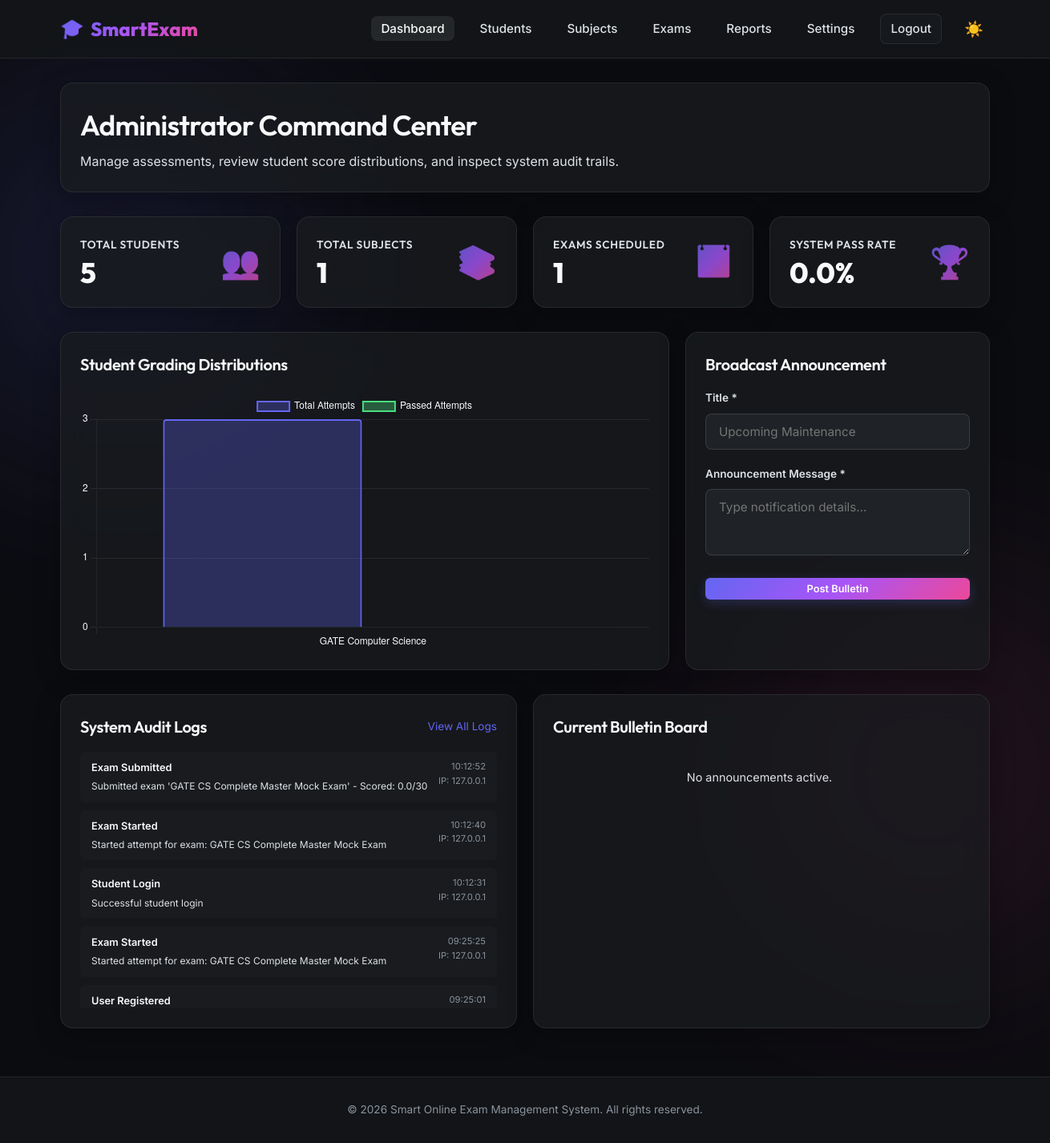
The page /admin/dashboard (signed in) on the database its author committed.
### models/logger.py (models this page shows)
class SystemLog(db.Model):
    __tablename__ = 'logs'
    id = db.Column(db.Integer, primary_key=True)
    user_id = db.Column(db.Integer, db.ForeignKey('users.id', ondelete='SET NULL'), nullable=True)
    action = db.Column(db.String(255), nullable=False)
    timestamp = db.Column(db.DateTime, default=datetime.utcnow)
    ip_address = db.Column(db.String(45), nullable=True)
    details = db.Column(db.Text, nullable=True)

### routes/admin.py (the view)
@admin_bp.route('/dashboard')
@admin_required
def dashboard():
    total_students = Student.query.count()
    total_subjects = Subject.query.count()
    total_exams = Exam.query.count()
    total_results = Result.query.count()
    passed_results = Result.query.filter_by(passed=True).count()
    pass_rate = (passed_results / total_results * 100) if total_results > 0 else 0.0
    now = datetime.utcnow()
    active_exams_count = Exam.query.filter(Exam.start_time <= now, Exam.end_time >= now).count()
    recent_logs = SystemLog.query.order_by(SystemLog.timestamp.desc()).limit(6).all()
    announcements = Announcement.query.order_by(Announcement.created_at.desc()).all()
    subject_exam_stats = db.session.query(
        Subject.name,
        func.count(Result.id),
        func.sum(func.cast(Result.passed, db.Integer))
    ).join(Exam, Exam.subject_id == Subject.id)\
     .join(StudentExam, StudentExam.exam_id == Exam.id)\
     .join(Result, Result.student_exam_id == StudentExam.id)\
     .group_by(Subject.name).all()
    chart_subjects = [row[0] for row in subject_exam_stats]
    chart_attempts = [int(row[1]) for row in subject_exam_stats]
    chart_passes = [int(row[2]) if row[2] else 0 for row in subject_exam_stats]
    return render_template(
        'admin/dashboard.html',
        total_students=total_students,
        total_subjects=total_subjects,
        total_exams=total_exams,
        pass_rate=round(pass_rate, 1),
        active_exams_count=active_exams_count,
        recent_logs=recent_logs,
        announcements=announcements,
        chart_subjects=chart_subjects,
        chart_attempts=chart_attempts,
        chart_passes=chart_passes
    )

### routes/auth.py (called while the page is built)
def admin_required(f):
    @functools.wraps(f)
    def decorated_function(*args, **kwargs):
        if 'user_id' not in session or session.get('role') != 'admin':
            flash('Unauthorized access. Admin privileges required.', 'danger')
            return redirect(url_for('auth.login'))
        user = db.session.get(User, session['user_id'])
        if not user or user.status != 'active':
            session.clear()
            flash('Your account has been deactivated.', 'danger')
            return redirect(url_for('auth.login'))
        g.user = user
        return f(*args, **kwargs)
    return decorated_function

@auth_bp.app_context_processor
def inject_user():
    user = None
    if 'user_id' in session:
        user = db.session.get(User, session['user_id'])
    return dict(current_user=user)

### templates/admin/dashboard.html (shortened to what this page needs)
{% extends 'base.html' %}
{% block content %}
<div style="animation: fadeInUp 0.5s ease;">
    <div class="glass-panel" style="margin-bottom: 30px;">
        <h1 style="font-size: 2.2rem; margin-bottom: 5px;">Administrator Command Center</h1>
        <p style="color: var(--text-secondary);">Manage assessments, review student score distributions, and inspect system audit trails.</p>
    </div>
    <div class="dashboard-grid">
        <div class="glass-panel metric-card">
            <div class="metric-details">
                <h3>Total Students</h3>
                <div class="value">{{ total_students }}</div>
            </div>
            <div class="metric-icon">👥</div>
        </div>
        <div class="glass-panel metric-card">
            <div class="metric-details">
                <h3>Total Subjects</h3>
                <div class="value">{{ total_subjects }}</div>
            </div>
            <div class="metric-icon">📚</div>
        </div>
        <div class="glass-panel metric-card">
            <div class="metric-details">
                <h3>Exams Scheduled</h3>
                <div class="value">{{ total_exams }}</div>
            </div>
            <div class="metric-icon">📅</div>
        </div>
        <div class="glass-panel metric-card">
            <div class="metric-details">
                <h3>System Pass Rate</h3>
                <div class="value">{{ pass_rate }}%</div>
            </div>
            <div class="metric-icon">🏆</div>
        </div>
    </div>
    <div class="charts-grid">
        <div class="glass-panel">
            <h3 style="margin-bottom: 20px; font-size: 1.25rem;">Student Grading Distributions</h3>
            {% if chart_subjects %}
                <div style="position: relative; height: 320px; width: 100%;">
                    <canvas id="adminGradingChart"></canvas>
                </div>
            {% else %}
                <div style="height: 320px; display: flex; align-items: center; justify-content: center; color: var(--text-secondary);">
                    No exam attempts compiled to generate grading statistics.
                </div>
            {% endif %}
        </div>
        <div class="glass-panel" style="display: flex; flex-direction: column; justify-content: space-between;">
            <div>
                <h3 style="margin-bottom: 15px; font-size: 1.25rem;">Broadcast Announcement</h3>
                <form action="{{ url_for('admin.add_announcement') }}" method="POST">
                    <div class="form-group">
                        <label for="title">Title *</label>
                        <input type="text" id="title" name="title" class="form-control" placeholder="Upcoming Maintenance" required>
                    </div>
                    <div class="form-group">
                        <label for="content">Announcement Message *</label>
                        <textarea id="content" name="content" class="form-control" rows="3" placeholder="Type notification details..." required></textarea>
                    </div>
                    <button type="submit" class="btn btn-primary btn-sm" style="width: 100%;">Post Bulletin</button>
                </form>
            </div>
        </div>
    </div>
    <div style="display: grid; grid-template-columns: 1fr 1fr; gap: 20px; margin-bottom: 30px;">
        <div class="glass-panel">
            <div style="display: flex; justify-content: space-between; align-items: center; margin-bottom: 15px;">
                <h3 style="font-size: 1.25rem;">System Audit Logs</h3>
                <a href="{{ url_for('admin.logs') }}" style="font-size: 0.85rem; color: var(--primary); text-decoration: none;">View All Logs</a>
            </div>
            <div style="display: flex; flex-direction: column; gap: 10px; max-height: 320px; overflow-y: auto;">
                {% for log in recent_logs %}
                    <div style="padding: 10px 14px; background: rgba(255, 255, 255, 0.02); border-radius: 6px; font-size: 0.8rem; display: flex; justify-content: space-between; align-items: flex-start; gap: 10px;">
                        <div>
                            <span style="font-weight: 600; color: var(--text-primary);">{{ log.action }}</span>
                            <div style="color: var(--text-secondary); margin-top: 3px; font-size: 0.75rem;">{{ log.details or '' }}</div>
                        </div>
                        <div style="text-align: right; color: var(--text-muted); font-size: 0.7rem; white-space: nowrap;">
                            <div>{{ log.timestamp.strftime('%H:%M:%S') }}</div>
                            <div>IP: {{ log.ip_address or 'unknown' }}</div>
                        </div>
                    </div>
                {% else %}
                    <p style="color: var(--text-secondary); text-align: center; padding: 20px 0;">No activities logged yet.</p>
                {% endfor %}
            </div>
        </div>
        <div class="glass-panel">
            <h3 style="margin-bottom: 15px; font-size: 1.25rem;">Current Bulletin Board</h3>
            <div style="display: flex; flex-direction: column; gap: 12px; max-height: 320px; overflow-y: auto; padding-right: 5px;">
                {% for a in announcements %}
                    <div style="padding: 12px; background: rgba(255, 255, 255, 0.02); border-left: 3px solid var(--primary); border-radius: 4px; display: flex; justify-content: space-between; align-items: flex-start; gap: 10px;">
                        <div style="flex-grow: 1;">
                            <h4 style="font-size: 0.95rem; margin-bottom: 4px;">{{ a.title }}</h4>
                            <p style="font-size: 0.85rem; color: var(--text-secondary); margin-bottom: 6px;">{{ a.content }}</p>
                            <small style="font-size: 0.75rem; color: var(--text-muted);">Posted on {{ a.created_at.strftime('%Y-%m-%d %H:%M') }}</small>
                        </div>
                        <form action="{{ url_for('admin.delete_announcement', a_id=a.id) }}" method="POST">
                            <button type="submit" style="background: transparent; border: none; color: var(--danger); cursor: pointer; font-size: 1.1rem;" onclick="return confirm('Remove announcement?');">&times;</button>
                        </form>
                    </div>
                {% else %}
                    <p style="color: var(--text-secondary); font-size: 0.9rem; text-align: center; padding: 20px 0;">No announcements active.</p>
                {% endfor %}
            </div>
        </div>
    </div>
</div>
{% endblock %}
{% block extra_js %}
<script>
    document.addEventListener('DOMContentLoaded', () => {
        {% if chart_subjects %}
        const ctx = document.getElementById('adminGradingChart').getContext('2d');
        const subjects = {{ chart_subjects|tojson }};
        const attempts = {{ chart_attempts|tojson }};
        const passes = {{ chart_passes|tojson }};
        const isLight = document.documentElement.classList.contains('light-mode');
        const textColor = isLight ? '#0f172a' : '#f8fafc';
        const gridColor = isLight ? 'rgba(0, 0, 0, 0.08)' : 'rgba(255, 255, 255, 0.08)';
        const successBorderColor = isLight ? '#16a34a' : '#4ade80';
        const successBgColor = isLight ? 'rgba(22, 163, 74, 0.35)' : 'rgba(74, 222, 128, 0.35)';
        new Chart(ctx, {
            type: 'bar',
            data: {
                labels: subjects,
                datasets: [
                    {
                        label: 'Total Attempts',
                        data: attempts,
                        backgroundColor: 'rgba(99, 102, 241, 0.3)',
                        borderColor: '#6366f1',
                        borderWidth: 2,
                        borderRadius: 4
                    },
                    {
                        label: 'Passed Attempts',
                        data: passes,
                        backgroundColor: successBgColor,
                        borderColor: successBorderColor,
                        borderWidth: 2,
                        borderRadius: 4
                    }
                ]
            },
            options: {
                responsive: true,
                maintainAspectRatio: false,
                plugins: {
                    legend: { labels: { color: textColor } }
                },
                scales: {
                    x: {
                        ticks: { color: textColor },
                        grid: { color: gridColor }
                    },
                    y: {
                        beginAtZero: true,
                        ticks: { color: textColor, stepSize: 1 },
                        grid: { color: gridColor }
                    }
                }
            }
        });
        {% endif %}
    });
</script>
{% endblock %}

### static/css/style.css (style rules this page uses)
:root { --bg-gradient: #0b0c10; --bg-blob-1: rgba(99, 102, 241, 0.15); --bg-blob-2: rgba(236, 72, 153, 0.12); --glass-bg: rgba(26, 29, 32, 0.7); --glass-border: rgba(255, 255, 255, 0.08); --glass-shadow: rgba(0, 0, 0, 0.3); --text-primary: #f8f9fa; --text-secondary: #dee2e6; --text-muted: #8b949e; --primary: #6366f1; --primary-glow: rgba(99, 102, 241, 0.25); --primary-gradient: linear-gradient(135deg, #6366f1 0%, #a855f7 50%, #ec4899 100%); --secondary: #10b981; --success: #34d399; --success-bg: rgba(52, 211, 153, 0.1); --success-border: rgba(52, 211, 153, 0.2); --success-bg-subtle: rgba(52, 211, 153, 0.03); --danger: #f87171; --danger-bg: rgba(248, 113, 113, 0.1); --danger-border: rgba(248, 113, 113, 0.2); --danger-bg-subtle: rgba(248, 113, 113, 0.03); --warning: #fbbf24; --warning-bg: rgba(251, 191, 36, 0.1); --warning-border: rgba(251, 191, 36, 0.2); --info: #38bdf8; --info-bg: rgba(56, 189, 248, 0.1); --info-border: rgba(56, 189, 248, 0.2); --navbar-bg: rgba(21, 23, 26, 0.8); --input-bg: #1f2226; --input-border: rgba(255, 255, 255, 0.12); --card-hover-bg: rgba(255, 255, 255, 0.04); }
* { margin: 0; padding: 0; box-sizing: border-box; font-family: 'Inter', sans-serif; transition: background-color 0.3s ease, border-color 0.3s ease, color 0.1s ease; }
body { background: var(--bg-gradient); color: var(--text-primary); min-height: 100vh; overflow-x: hidden; position: relative; line-height: 1.6; }
body::before, body::after { content: ''; position: absolute; width: 500px; height: 500px; border-radius: 50%; filter: blur(130px); z-index: -1; pointer-events: none; opacity: 0.85; }
body::before { top: 5%; left: -100px; background: var(--bg-blob-1); }
body::after { top: 50%; right: -100px; background: var(--bg-blob-2); }
h1, h2, h3, h4, h5, h6 { font-family: 'Outfit', sans-serif; font-weight: 600; letter-spacing: -0.02em; }
.glass-panel { background: var(--glass-bg); backdrop-filter: blur(15px); -webkit-backdrop-filter: blur(15px); border: 1px solid var(--glass-border); border-radius: 16px; box-shadow: 0 8px 32px 0 var(--glass-shadow); padding: 24px; animation: fadeInUp 0.6s cubic-bezier(0.16, 1, 0.3, 1) forwards; }
.btn { display: inline-flex; align-items: center; justify-content: center; padding: 10px 20px; border-radius: 8px; font-size: 0.9rem; font-weight: 600; cursor: pointer; text-decoration: none; border: none; gap: 8px; transition: all 0.25s ease; }
.btn-primary { background: var(--primary-gradient); color: white !important; box-shadow: 0 4px 14px 0 var(--primary-glow); }
.btn-sm { padding: 6px 12px; font-size: 0.8rem; border-radius: 6px; }
.form-group { margin-bottom: 20px; }
.form-group label { display: block; font-size: 0.85rem; font-weight: 600; color: var(--text-secondary); margin-bottom: 8px; }
.form-control { width: 100%; padding: 12px 16px; border-radius: 8px; background: var(--input-bg); border: 1px solid var(--input-border); color: var(--text-primary); font-size: 0.95rem; outline: none; }
.dashboard-grid { display: grid; grid-template-columns: repeat(auto-fit, minmax(240px, 1fr)); gap: 20px; margin-bottom: 30px; }
.metric-card { padding: 24px; display: flex; align-items: center; justify-content: space-between; }
.metric-details h3 { font-size: 0.85rem; text-transform: uppercase; letter-spacing: 0.05em; color: var(--text-secondary); margin-bottom: 6px; }
.metric-details .value { font-size: 2.2rem; font-weight: 800; font-family: 'Outfit', sans-serif; line-height: 1; }
.metric-icon { font-size: 2.5rem; opacity: 0.8; background: var(--primary-gradient); -webkit-background-clip: text; -webkit-text-fill-color: transparent; }
.charts-grid { display: grid; grid-template-columns: 2fr 1fr; gap: 20px; margin-bottom: 30px; }

### rows shown on the page
SystemLog: action "Exam Submitted", details "Submitted exam 'GATE CS Complete Master Mock Exam' - Scored: 0.0/30", timestamp "10:12:52", ip_address "127.0.0.1"
SystemLog: action "Exam Started", details "Started attempt for exam: GATE CS Complete Master Mock Exam", timestamp "10:12:40", ip_address "127.0.0.1"
SystemLog: action "Student Login", details "Successful student login", timestamp "10:12:31", ip_address "127.0.0.1"
SystemLog: action "Exam Started", details "Started attempt for exam: GATE CS Complete Master Mock Exam", timestamp "09:25:25", ip_address "127.0.0.1"
SystemLog: action "User Registered", timestamp "09:25:01"

### other values the page prints
{{ total_students }} "5"
{{ total_subjects }} "1"
{{ total_exams }} "1"
{{ pass_rate }} "0.0"
chart data {{ chart_subjects|tojson }} ["GATE Computer Science"]
chart data {{ chart_attempts|tojson }} [3]
chart data {{ chart_passes|tojson }} [0]
